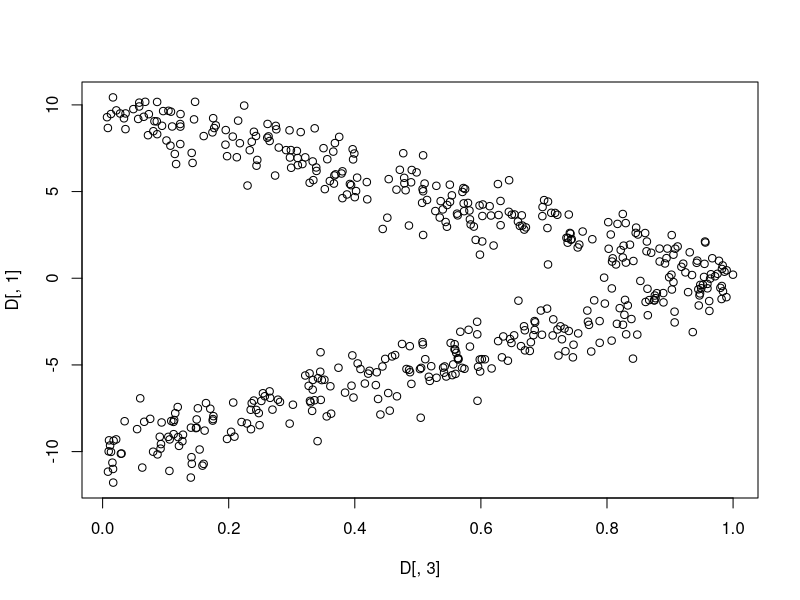
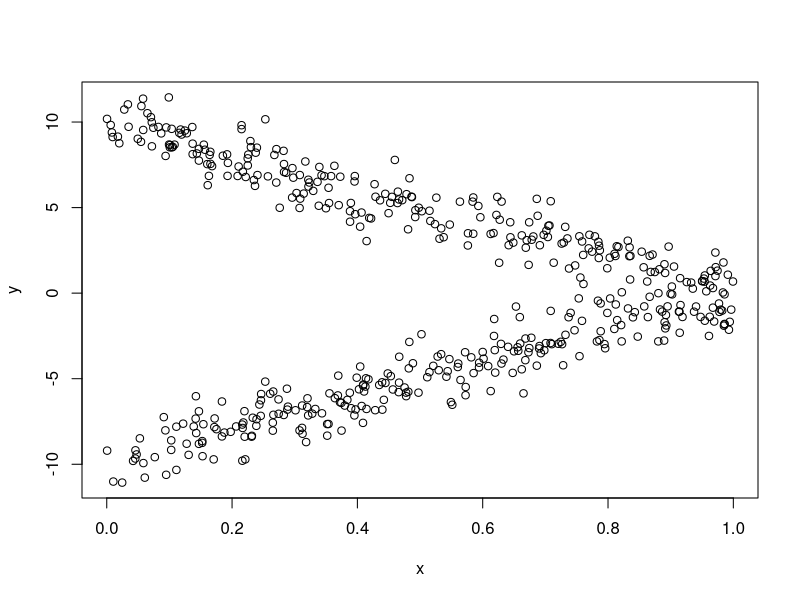

Here is the R script that generated these plots, in order: (Note: a time limit stopped this script after it produced the figures.)
rm(list = ls())

## generate data  ##
mydata = function(n,lamda,beta,sig){
  X1 = runif(n,0,1) 
  X = cbind(1,X1) 
  e1 = rnorm(n,0,sig[1]) 
  e2 = rnorm(n,0,sig[2]) 
  z=c(rep(1,n*lamda[1]),rep(0,n*lamda[2]) )
  Y=ifelse(z==0,as.numeric(X%*%beta[,1])+e1,as.numeric(X%*%beta[,2])+e2) 
  d = cbind(Y,X)       
  return(d)
}

## EM  algorithm  ##
EMregmix <-  function(data,lamda,beta, sig,
                      max.iter=100, eps=1e-8) 
{ 
  diff=1 
  iter=0
  
  
  while(diff>eps & iter<max.iter) 
  { 
    ## E step ##
    
    Y = data[,1] 
    X = data[,2:3]
    
    
    lamda1 <-  lamda[1] 
    lamda2 <-  lamda[2]
    
    beta1 <- as.matrix(beta[,1]) 
    beta2 <- as.matrix(beta[,2])
    
    sig1 <-  sig[1] 
    sig2 <-  sig[2]
    
    tmp = lamda1*dnorm(Y,mean=as.numeric(X%*%beta1),sd=sig1) +
      lamda2*dnorm(Y,mean=as.numeric(X%*%beta2),sd=sig2)
    
    w1 = lamda1*dnorm(Y,mean=as.numeric(X%*%beta1),sd=sig1)/tmp 
    w2 = lamda2*dnorm(Y,mean=as.numeric(X%*%beta2),sd=sig2)/tmp
    
    W1 = diag(w1) 
    W2 = diag(w2)
    
    ## update iteration 
    lamda1.new=mean(w1) 
    lamda2.new=mean(w2) 
    lamda.new = c(lamda1.new, lamda2.new)
    
    
    ## M step ## 
    beta1.new = as.numeric(solve(t(X)%*%W1%*%X)%*%t(X)%*%W1%*%Y) 
    beta2.new = as.numeric(solve(t(X)%*%W2%*%X)%*%t(X)%*%W2%*%Y) 
    beta.new = cbind(beta1.new,beta2.new)
    
    
    sig1square.new = t(sqrt(W1)%*%(Y-X%*%beta1.new))%*%
      (sqrt(W1)%*%(Y-X%*%beta1.new))/sum(diag(W1))
    
    sig2suqare.new = t(sqrt(W2)%*%(Y-X%*%beta2.new))%*%
      (sqrt(W2)%*%(Y-X%*%beta2.new))/sum(diag(W2))
    
    sig.new = c(sqrt(sig1square.new),sqrt(sig2suqare.new))
    
    diff = max(abs(lamda.new-lamda), abs(beta.new-beta), abs(sig.new-sig))
    
    lamda = lamda.new 
    beta = beta.new 
    sig = sig.new
    
    
    iter=iter+1
  }
  return(list(lamdahat = lamda.new, betahat = beta.new, p1 = w1))
}

## stochastic EM algorithm ##
VAREM = function(Dat,lamda0,beta0,p1,max.iter=500) 
{ 
  ## initial ##
  iter=0
  ## Store iteration results ##
  V_lamda1 <- rep(0,max.iter)
  V_lamda2 <- rep(0,max.iter)
  V_beta11 <- rep(0,max.iter)
  V_beta12 <- rep(0,max.iter)
  V_beta21 <- rep(0,max.iter)
  V_beta22 <- rep(0,max.iter)
  ## Store beta variance ##  
  VV_beta11 <- rep(0,max.iter)
  VV_beta12 <- rep(0,max.iter)
  VV_beta21 <- rep(0,max.iter)
  VV_beta22 <- rep(0,max.iter)
  
  
  
  while(iter<max.iter) 
  { 
    ## E step ## 
    
    ## initial values 
    
    
    rMN <- function(d)
    {
      i <- 0
      z <- rep(0,length(d))
      for (p in d) 
      {
        i <- i+1
        z[i] <- rbinom(1,1,p)
      }
      return(z)
    }
    Z <- rMN(p1)
    d <- cbind(Dat,Z)
    
    ## M step ## 
    
    d <-d[sample(nrow(d), nrow(d),replace = T), ]
    p1 <- d[,4]
    p2 <- 1-p1
    W1 = diag(p1) 
    W2 = diag(p2)
    Y = d[,1] 
    X = d[,2:3]
    YY = Dat[,1] 
    XX = Dat[,2:3]
    ## update iteration ##
    
    lamda1.new=mean(p1) 
    lamda2.new=mean(p2)
    
    lamda.new = c(lamda1.new, lamda2.new)
    
    ## M step ## 
    beta1.new = as.numeric(solve(t(X)%*%W1%*%X)%*%t(X)%*%W1%*%Y) 
    beta2.new = as.numeric(solve(t(X)%*%W2%*%X)%*%t(X)%*%W2%*%Y)
    lmVAR1 <- function(dat)
    {
      d <- data.frame(dat)
      d <- subset(d,Z == 1)
      d <- as.matrix(d)
      y <- dat[, 1]
      x <- dat[,3]
      d <- data.frame(cbind(y,x))
      fit <- lm(y~x,d)
      var <- as.numeric(diag(vcov(fit))) 
      return(var)
    }
    beta1var <- lmVAR1(dat = d)
    lmVAR2 <- function(dat)
    {
      d <- data.frame(dat)
      d <- subset(d,Z == 0)
      d <- as.matrix(d)
      y <- dat[, 1]
      x <- dat[,3]
      d <- data.frame(cbind(y,x))
      fit <- lm(y~x,d)
      var <- as.numeric(diag(vcov(fit))) 
      return(var)
    }
    beta2var <- lmVAR2(dat = d)
    
    beta.new = cbind(beta1.new,beta2.new)
    
    
    sig1square.new = t(sqrt(W1)%*%(Y-X%*%beta1.new))%*%
      (sqrt(W1)%*%(Y-X%*%beta1.new))/sum(diag(W1))
    
    sig2suqare.new = t(sqrt(W2)%*%(Y-X%*%beta2.new))%*%
      (sqrt(W2)%*%(Y-X%*%beta2.new))/sum(diag(W2))
    
    sig.new = c(sqrt(sig1square.new),sqrt(sig2suqare.new))
    
    lamda = lamda.new 
    beta = beta.new 
    sig = sig.new
    
    
    iter=iter+1
    
    lamda0 = lamda.new 
    lamda1 = lamda0[1] 
    lamda2 = lamda0[2]
    
    
    V_lamda1[iter] <- lamda0[1]
    V_beta11[iter] <- beta1.new[1]
    V_beta12[iter] <- beta1.new[2]
    V_beta21[iter] <- beta2.new[1]
    V_beta22[iter] <- beta2.new[2]
    VV_beta11[iter] <- beta1var[1]
    VV_beta12[iter] <- beta1var[2]
    VV_beta21[iter] <- beta2var[1]
    VV_beta22[iter] <- beta2var[2]
    
    
   
    beta1 <- as.matrix(beta[,1]) 
    beta2 <- as.matrix(beta[,2])
    
    sig1 <-  sig[1] 
    sig2 <-  sig[2]
    
    tmp = lamda1*dnorm(YY,mean=as.numeric(XX%*%beta1),sd=sig1) +
      lamda2*dnorm(YY,mean=as.numeric(XX%*%beta2),sd=sig2)
    tmp[tmp == 0] <- 1e-8
    p1 = lamda1*dnorm(YY,mean=as.numeric(XX%*%beta1),sd=sig1)/tmp 
    p2 = lamda2*dnorm(YY,mean=as.numeric(XX%*%beta2),sd=sig2)/tmp
  } 
  V_lamda2 <- 1 - V_lamda1
  VAR_lamda1 <- drop(t(V_lamda1-mean(V_lamda1))%*%((V_lamda1-mean(V_lamda1))))/(max.iter-1)*(1 + 1/max.iter)+ 
    drop(t(V_lamda1)%*%V_lamda1)/(max.iter*nrow(Dat))
  
  VAR_lamda2 <- VAR_lamda1
  
  VAR_beta11 <- drop(t(V_beta11-mean(V_beta11))%*%((V_beta11-mean(V_beta11))))/(max.iter-1)*(1 + 1/max.iter) + sum(VV_beta11)/max.iter
  VAR_beta12 <- drop(t(V_beta12-mean(V_beta12))%*%((V_beta12-mean(V_beta12))))/(max.iter-1)*(1 + 1/max.iter) + sum(VV_beta12)/max.iter
  VAR_beta21 <- drop(t(V_beta21-mean(V_beta21))%*%((V_beta21-mean(V_beta21))))/(max.iter-1)*(1 + 1/max.iter) + sum(VV_beta21)/max.iter
  VAR_beta22 <- drop(t(V_beta22-mean(V_beta22))%*%((V_beta22-mean(V_beta22))))/(max.iter-1)*(1 + 1/max.iter) + sum(VV_beta22)/max.iter
  
  return(c(VAR_lamda1,VAR_lamda2,VAR_beta11,VAR_beta12,VAR_beta21,VAR_beta22))
}

## simulation ## 
n <- 500
theta0 <- c(0.5,0.5,10,-10,-10,10) # true value
tau0= 0.5# true value
D <- mydata(n,theta0[1:2],matrix(theta0[3:6],2,2) ,sig = c(1,1))
plot(D[, 3],D[, 1])
theta.ini <- c(0.5,0.5,3,6,8,-10)
fit <- EMregmix(data = D,lamda =theta.ini[1:2],beta =matrix(theta.ini[3:6],2,2),
                sig = c(1,1))
sqrt(VAREM(Dat = D,lamda0 = theta0[1:2],
           beta0 = matrix(theta0[3:6],2,2),p1 = fit$p1))









## simulation
set.seed(123)
n <- 500
theta0 <- c(0.5,0.5,10,-10,-10,10) # true value
tau0 <- 0.5
NS <- 50

p <- length(theta0)
theta.est <- matrix(0, NS, p)
theta.ese <- matrix(0, NS, p)

for (kk in 1:NS){
  ## generated data
  
  D <- mydata(n,theta0[1:2],matrix(theta0[3:6],2,2) ,sig = c(1,1))
  if (kk==1){
    y <- D[, 1]
    x <- D[, 3]
    plot(x,y)
  }
  
  theta.ini <- c(0.5,0.5,3,6,8,10)
  
  fit <- EMregmix(data = D,lamda =theta.ini[1:2],beta =matrix(theta.ini[3:6],2,2),
                  sig = c(1,1))
  variance <- VAREM(Dat = D,lamda0 = theta0[1:2],
                    beta0 = matrix(theta0[3:6],2,2),p1 = fit$p1)
  
  theta.est[kk,1:2 ] <- fit$lamdahat
  theta.est[kk,3:6 ] <- as.vector(fit$betahat)
  theta.ese[kk, ] <- sqrt(variance)
}

### 
bias <- apply(theta.est, 2, mean) - theta0
sd <- apply(theta.est, 2, sd)
ese <- apply(theta.ese, 2, mean)
alp <- 0.05
c.alp <- qnorm(1-alp/2, 0, 1)
theta000 <- matrix( rep(theta0, NS), nrow=NS, ncol=6, byrow = TRUE)
coverage <-  (theta.est-c.alp* theta.ese <= theta000) *
  (theta000 <= theta.est + c.alp* theta.ese )
CP <- apply(coverage, 2, mean)  


out <- rbind(bias, sd, ese, CP)
colnames(out) <- c("lamba1", "lamba2", "beta11","beta12","beta21","beta22")

out
